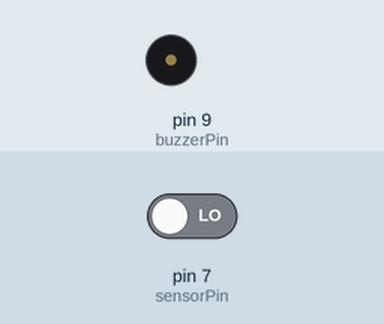
Bench run of a sketch on a simulated Arduino Uno, built with avr-gcc and run on an emulated ATmega328P. On the bench: buzzer (waves = sounding). The test bench sets the inputs (shaded band); at power-on: pin 7 (sensorPin) LOW. What the sketch prints to the serial monitor is not drawn.

Above: at 1.2 s.
1.3 s: pin 7 (sensorPin) driven HIGH
At 2.5 s:
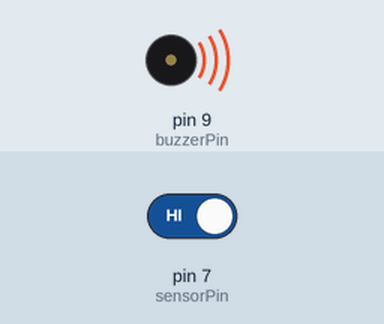
2.8 s: pin 7 (sensorPin) driven LOW
At 3.9 s:
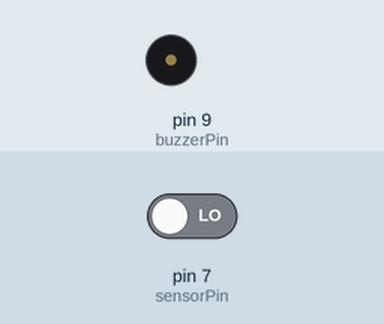
Timing chart, 0 to 5.8 s (numbered marks = the images above; inputs shaded):
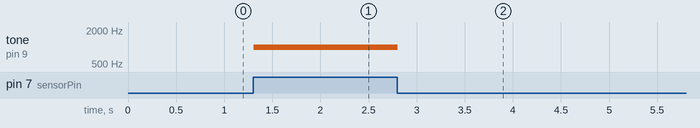

The sketch:

SoundReceiverBuzzer.ino
```cpp
int buzzerPin=9; //buzzer is on pin 9
int sensorPin=7; // sensor
boolean val =0; // boolean set to off

void setup(){
  pinMode(buzzerPin, OUTPUT);
  pinMode(sensorPin, INPUT);
  Serial.begin (9600);
}

void loop (){
  val =digitalRead(sensorPin);
  Serial.println (val);
  // when the sensor detects a signal above the threshold value, Buzzer sounds
  if (val==HIGH) {
      tone(buzzerPin, 1000, 10000000);
  }
  else {
   noTone(buzzerPin);
  }
}
```

Measured:
- after the input at 1.3 s, tone on pin 9 (buzzerPin): silent → 1000 Hz at once
- after the input at 2.8 s, tone on pin 9 (buzzerPin): 1000 Hz → silent at once
